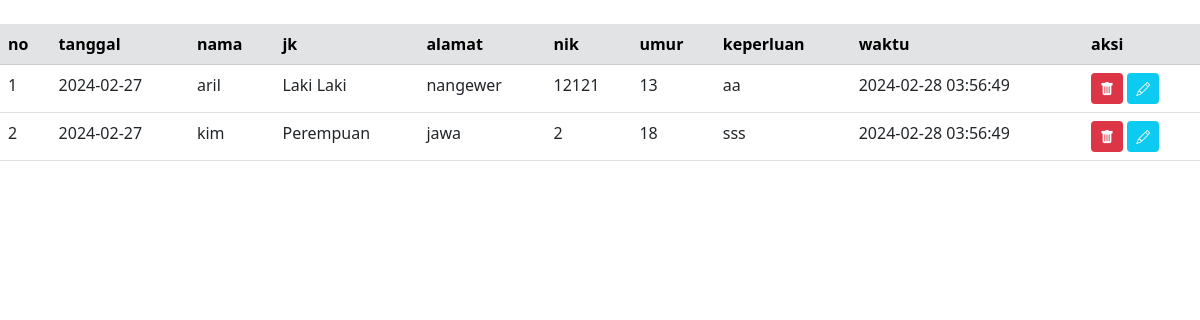
Screenshot of /tampil.php (signed in) with the database file from the repository.
### tables this page shows
CREATE TABLE `bukutamu_aril` (
  `no` int(11) NOT NULL,
  `tanggal` date NOT NULL,
  `nama` varchar(50) NOT NULL,
  `jk` varchar(20) NOT NULL,
  `alamat` varchar(100) NOT NULL,
  `nik` int(30) NOT NULL,
  `umur` int(50) NOT NULL,
  `keperluan` varchar(150) NOT NULL,
  `waktu` timestamp NOT NULL DEFAULT current_timestamp() ON UPDATE current_timestamp()
);

### tampil.php (the view, shortened to what this page needs)
  <?php
include "boot.php";
?>
<table class="table">
  <thead class="table-secondary ">
  <tr>
        <th>no</th>
        <th>tanggal</th>
        <th>nama</th>
        <th>jk</th>
        <th>alamat</th>
        <th>nik</th>
        <th>umur</th>
        <th>keperluan</th>
        <th>waktu</th>
        <th>aksi</th>
  </tr>
  </thead>
  <tbody>
    <?php
    include "koneksi.php";
    $tampil=$koneksi->query("select * from bukutamu_aril ORDER BY tanggal desc");
    while($t=$tampil -> fetch_array()){
        @$no++;
    ?>
    <tr>
        <td><?php echo $no; ?></td>
        <td><?php echo $t['tanggal'] ?></td>
        <td><?php echo $t['nama'] ?></td>
        <td><?php echo $t['jk'] ?></td>
        <td><?php echo $t['alamat'] ?></td>
        <td><?php echo $t['nik'] ?></td>
        <td><?php echo $t['umur'] ?></td>
        <td><?php echo $t['keperluan']?></td>
        <td><?php echo $t['waktu']?></td>
        <td><a href="hapus.php?id=<?php echo $t['no'] ?>" onclick="return confirm('APAKAH ANDA MAU MENGHAPUS')" ><button class="btn bg-danger btn btn-sm text-light"><i class="bi bi-trash-fill"></i></button></a>
        <a href="update.php?id=<?php echo $t['no'] ?>" onclick="return confirm('APAKAH ANDA INGIN MENGEDIT')" ><button class="btn bg-info btn btn-sm text-light"><i class="bi bi-pencil"></i></button></a></td>
    </tr>
    <?php
    }
    ?>
  </tbody>
</table>

### rows the page displays
bukutamu_aril: tanggal "2024-02-27", nama "aril", jk "Laki Laki", alamat "nangewer", nik "12121", umur "13", keperluan "aa", waktu "2024-02-28 03:56:49"
bukutamu_aril: tanggal "2024-02-27", nama "kim", jk "Perempuan", alamat "jawa", nik "2", umur "18", keperluan "sss", waktu "2024-02-28 03:56:49"
